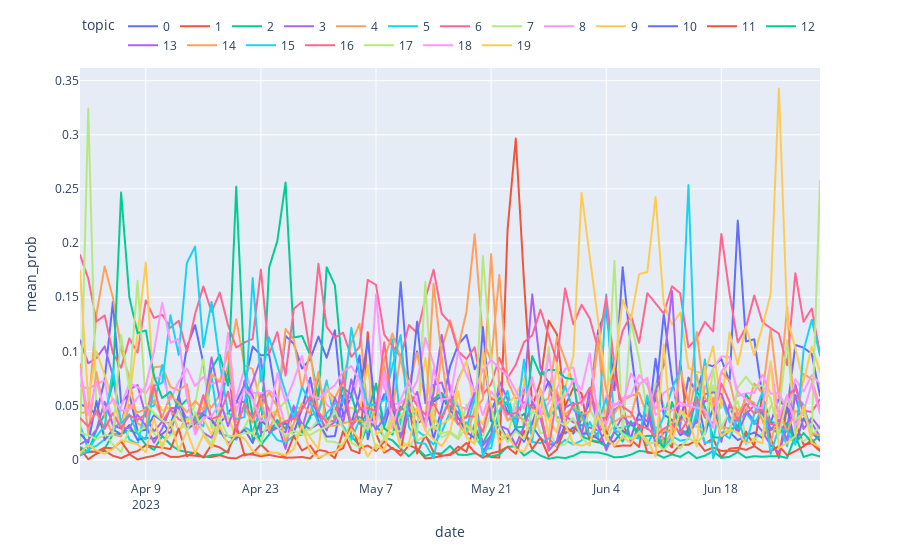

The code cell stored with this chart in its notebook:
### Code cell
px.line(daily_trend_topic_long, x='date', y='mean_prob', color='topic').update_layout(legend=dict(
    orientation="h",
    # entrywidth=70,
    yanchor="bottom",
    y=1.02,
    xanchor="right",
    x=1
))
